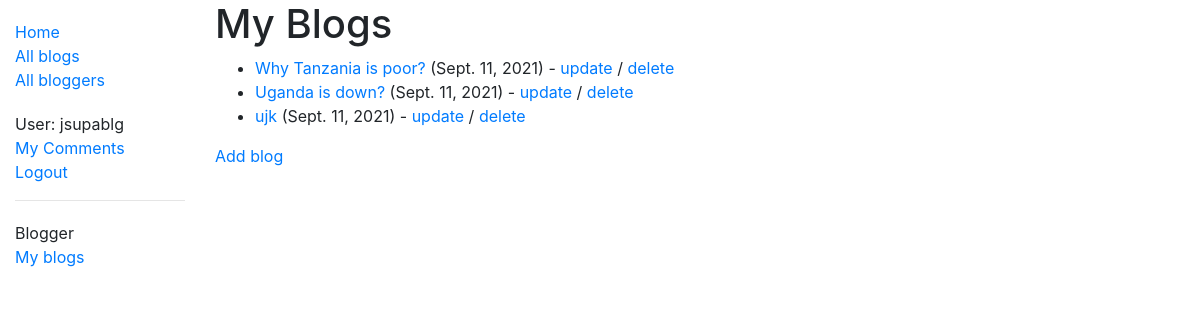
Page /blog/myblogs/ (signed in) on the earlier database version.
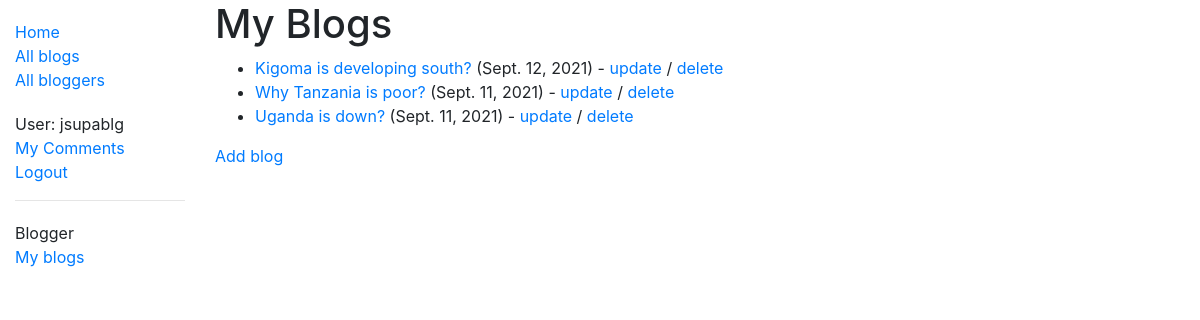
Same page on the later database version.
### blog/models.py (models this page shows, shortened)
class Blog(models.Model):
    name = models.CharField(max_length=200)
    blogger = models.ForeignKey('Blogger', on_delete=models.SET_NULL, null=True)
    description = models.TextField(max_length=1000, help_text='Enter you blog text here.')
    post_date = models.DateField(default=date.today)
    class Meta:
        ordering = ['-post_date']
        permissions = (("can_add_and_update_and_delete_blog", "View blogs as blogger"),)
    def get_absolute_url(self):
        return reverse('blog-detail', args=[str(self.id)])

### blog/views.py (the view)
# urls.py: path('myblogs/', views.BlogsByBloggerListView.as_view(), name='my-blogs'),
class BlogsByBloggerListView(PermissionRequiredMixin, generic.ListView):
    permission_required = 'blog.can_add_and_update_and_delete_blog'
    model = Blog
    template_name ='blog/blog_list_by_blogger.html'
    paginate_by = 5
    def get_queryset(self):
        return Blog.objects.filter(blogger__author = self.request.user)

### blog/templates/blog/blog_list_by_blogger.html
{% extends "base_generic.html" %}
{% block content %}
    <h1>My Blogs</h1>
    {% if blog_list %}
    <ul>
        {% for blog in blog_list %}
            <li>
                <a href="{{ blog.get_absolute_url }}">{{blog.name}}</a> ({{ blog.post_date }}) - <a href="{% url 'blog-update' blog.id %}">update</a> / <a href="{% url 'blog-delete' blog.id %}">delete</a>
            </li>
        {% endfor %}
    </ul>
    {% else %}
      <p>You have not posted any blog yet.</p>
    {% endif %}
    <a href="{% url 'blog-create' %}">Add blog</a>
{% endblock %}s

Differences in the rows shown:
changed Blog: name "ujk" → "Kigoma is developing south?"; post_date "Sept. 11, 2021" → "Sept. 12, 2021"; moves up the list
